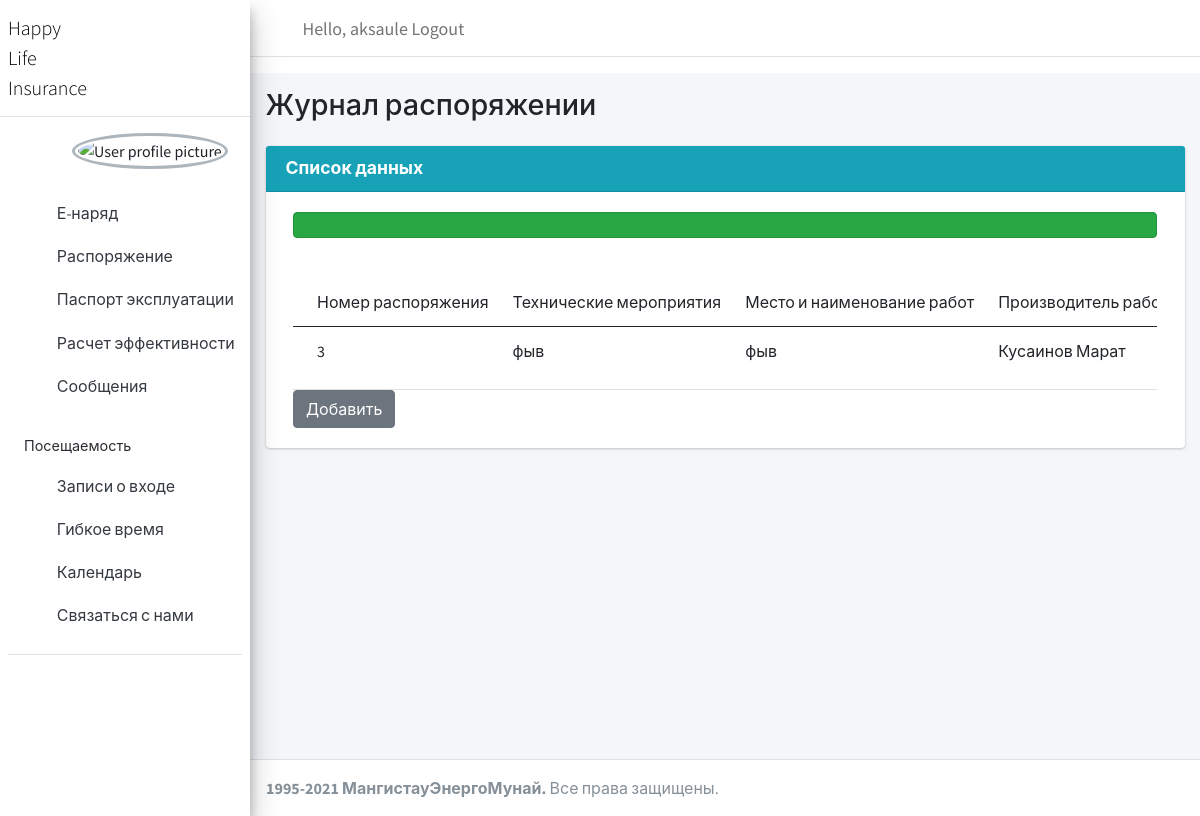
Screenshot of /order_index/ (signed in) with the database file from the repository.
### a_page/models.py (models this page shows)
class Order(models.Model):
    number_naryad = models.IntegerField()
    technical_activities = models.CharField(max_length=200, null=True)
    place_name_work = models.CharField(max_length=200, null=True)
    work_supervisor = models.ForeignKey(Work_supervisor, null=True, on_delete=models.SET_NULL)
    team_members = models.ManyToManyField(Team_members)
    person_give_naryad =  models.ForeignKey(Employee, null=True, on_delete=models.SET_NULL)
    started_work = models.DateField()
    work_done = models.DateField()

class Work_supervisor(models.Model):
    username = models.ForeignKey(Employee, null=True, on_delete=models.SET_NULL)
    def __str__(self):
        return "%s" % (self.username)

class Employee(models.Model):
    user = models.OneToOneField(User, null=True, on_delete=models.CASCADE)
    username = models.CharField(max_length=200, null=True)
    password = models.CharField(max_length=200, null=True)
    name = models.CharField(max_length=200, null=True)
    surname = models.CharField(max_length=200, null=True)
    profile_pic = models.ImageField(null=True, blank=True)
    position = models.CharField(max_length=200, null=True)
    def __str__(self):
        return self.username

### a_page/views.py (the view)
# urls.py: path('order_index/', views.order_index, name='order_i'),
@login_required(login_url='login')
def order_index(request):
    orders = Order.objects.all()
    context={'orders':orders}
    return render(request, 'order/order_index.html', context)

### a_page/templates/order/order_index.html (shortened to what this page needs)
{% extends 'main.html' %}
{% load static %}
{% block content %}
<div class="wrapper">
  <div class="content-wrapper">
    <section class="content-header">
      <div class="container-fluid">
        <div class="row mb-2">
          <div class="col-sm-6">
            <h1>Журнал распоряжении</h1>
          </div>
        </div>
      </div>
    </section>
    <section class="content">
      <div class="container-fluid">
          <div class="card card-info">
              <div class="card-header">
              <h3 class="card-title"><b>Список данных</b></h3>
              </div>
              <section class="content">
              <div class="container-fluid">
                <div class="card-body">
                  <div class="uper">
                    <div class="alert alert-success">
                    </div><br />
                    <div class="card-body table-responsive p-0">
                    <table class="table table-hover text-nowrap">
                      <thead>
                          <tr>
                            <td>Номер распоряжения</td>
                            <td>Технические мероприятия</td>
                            <td>Место и наименование работ</td>
                            <td>Производитель работ или наблюдающий (фамилия, инициалы, группа)</td>
                          </tr>
                      </thead>
                      <tbody>
                        {% for order in orders %}
                          <tr>
                              <td>{{order.number_naryad}}</td>
                              <td>{{order.technical_activities}}</td>
                              <td>{{order.place_name_work}}</td>
                              <td>{{order.work_supervisor}}</td>
                          </tr>
                          {% endfor %}
                      </tbody>
                    </table>
                    </div>
                    <td><a href="{% url 'order_a' %}" class="btn btn-secondary">Добавить</a></td>
                  </div>
              </div>
            </div>
          </div>
      </div>
    </section>
  </div>
</div>
  {% endblock %}

### a_page/templates/sidebar.html (shortened to what this page needs)
{% load static %}
<div class="wrapper">
<nav class="main-header navbar navbar-expand navbar-white navbar-light ">
  <ul class="navbar-nav">
    <li class="nav-item">
      <a class="nav-link" data-widget="pushmenu" href="#" role="button"><i class="fas fa-bars"></i></a>
    </li>
  </ul>
  <div class="topnav-right">
  <span class="hello-msg">
    <span class="hello-msg">Hello, {{request.user}}</span>
    <span><a class="hello-msg" href="{% url 'logOut' %}">Logout</a></span>
  </span>
</div>
</nav>
  <aside class="main-sidebar sidebar-light-primary elevation-4">
    <a href="" class="brand-link">
      <span class="brand-text font-weight-light ">Happy<br>Life<br>Insurance</span>
    </a>
    <div class="sidebar">
              <div class="box box-primary mt-3 pl-3 ml-5">
            <div class="box-body box-profile">
                <img class="profile-user-img img-responsive img-circle" src="{% static 'images/user.jpg' %} " alt="User profile picture" href="#">
          </div>
      </div>
      <div class="user-panel mt-3 pb-3 mb-3 ">
      <nav class="mt-2">
        <ul class="nav nav-pills nav-sidebar flex-column" data-widget="treeview" role="menu" data-accordion="false">
          <li class="nav-item">
            <a href="{% url 'enar' %}" class="nav-link">
              <i class="nav-icon fas fa-tachometer-alt"></i>
              <p>
                Е-наряд
             </p>
            </a>
            </li>
          <li class="nav-item">
            <a href="{% url 'order_i' %}" class="nav-link">
              <i class="nav-icon fas fa-address-book"></i>
              <p>
                Распоряжение
              </p>
            </a>
          </li>
          <li class="nav-item">
            <a href="{% url 'passport_i' %}" class="nav-link">
              <i class="nav-icon fas fa-copy"></i>
              <p>Паспорт эксплуатации
              </p>
            </a>
          </li>
          <li class="nav-item">
            <a href="{% url 'plan_index' %}" class="nav-link">
              <i class="nav-icon fas fa-calculator"></i>
              <p>
                Расчет эффективности
              </p>
            </a>
          </li>
          <li class="nav-item">
            <a href="{% url 'mess_index' %}" class="nav-link">
              <i class="nav-icon fas fa-envelope"></i>
              <p>
                Сообщения
              </p>
            </a>
          </li>
          <li class="nav-header">Посещаемость</li>
           <li class="nav-item">
            <a href="{% url 'gate' %}" class="nav-link">
              <i class="nav-icon fas fa-door-open"></i>
              <p>
                Записи о входе
              </p>
            </a>
          </li>
          <li class="nav-item">
            <a href="{% url 'flexi_time' %}" class="nav-link">
              <i class="nav-icon fas fa-business-time"></i>
              <p>
                Гибкое время
              </p>
            </a>
          </li>
          <li class="nav-item">
            <a href="{% url 'calendar' %}" class="nav-link">
              <i class="nav-icon far fa-calendar-alt"></i>
              <p>
                Календарь
              </p>
            </a>
          </li>
          <li class="nav-item">
            <a href="{% url 'contact' %}" class="nav-link">
              <i class="nav-icon fas fa-cog"></i>
              <p>
                Связаться с нами
              </p>
            </a>
          </li>
          </ul>
      </nav>
    </div>
  </aside>

### a_page/templates/sidebar.html (style rules this page uses)
.hello-msg { font-size: 18px; color: rgba(0, 2, 1, 0.548); text-align: right; }
.topnav-right { float: right; }

### rows the page displays
Order: number_naryad "3", technical_activities "фыв", place_name_work "фыв", work_supervisor "Кусаинов Марат"

### other values shown
{{ request.user }} "aksaule"
